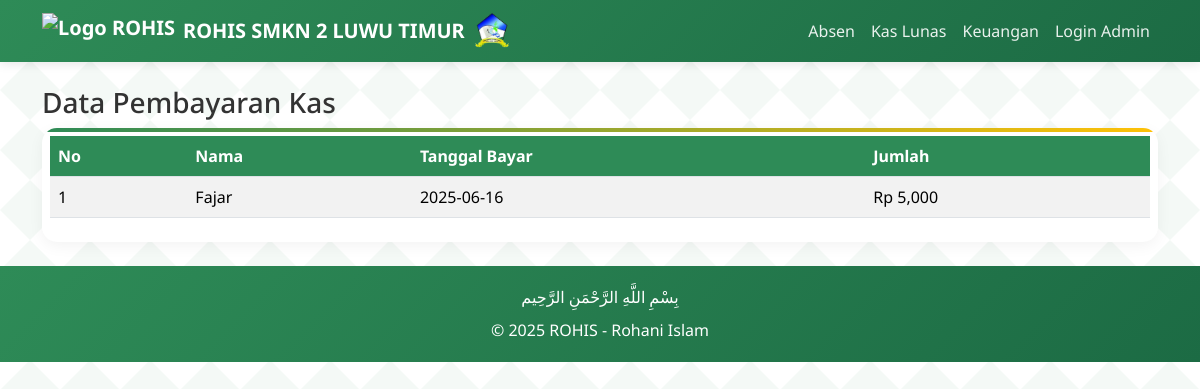
Page /kas_lunas_anggota on the committed database.
### web rohis/main.py (models this page shows)
class Keuangan(db.Model):
    id = db.Column(db.Integer, primary_key=True)
    tanggal = db.Column(db.String(20))
    keterangan = db.Column(db.String(200))
    jenis = db.Column(db.String(10))
    jumlah = db.Column(db.Float)
    catatan = db.Column(db.String(200))  # <-- INI letak field catatan

### web rohis/main.py (the view)
@app.route('/kas_lunas_anggota')
def kas_lunas_anggota():
    kas_data = Keuangan.query.filter_by(jenis='kas').order_by(Keuangan.tanggal.desc()).all()
    return render_template('kas_lunas.html', kas_data=kas_data)

### web rohis/main.py (called while the page is built)
@app.context_processor
def inject_now():
    return {'now': datetime.now()}

### web rohis/templates/kas_lunas.html (shortened to what this page needs)
{% extends 'base.html' %}
{% block content %}
<h3>Data Pembayaran Kas</h3>
<div class="card p-2">
    <div class="table-responsive">
        <table class="table table-striped align-middle">
            <thead>
                <tr>
                    <th>No</th>
                    <th>Nama</th>
                    <th>Tanggal Bayar</th>
                    <th>Jumlah</th>
                </tr>
            </thead>
            <tbody>
                {% for k in kas_data %}
                <tr>
                    <td>{{ loop.index }}</td>
                    <td>{{ k.catatan }}</td>
                    <td>{{ k.tanggal }}</td>
                    <td>Rp {{ "{:,.0f}".format(k.jumlah) }}</td>
                </tr>
                {% endfor %}
            </tbody>
        </table>
    </div>
</div>
{% endblock %}

### web rohis/templates/base.html (style rules this page uses)
:root { --primary-color: #2E8B57; --secondary-color: #1C6B44; --accent-color: #FFC107; --text-color: #333; }
body { font-family: 'Noto Sans', sans-serif; background: var(--bg-pattern); color: var(--text-color); }
.card { border: none; border-radius: 15px; box-shadow: 0 4px 15px rgba(0,0,0,0.05); background: white; position: relative; overflow: hidden; }
.card::before { content: ''; position: absolute; top: 0; left: 0; right: 0; height: 4px; background: linear-gradient(90deg, var(--primary-color), var(--accent-color)); }
.table th { background-color: var(--primary-color); color: white; }

### rows in the picture
Keuangan: catatan "Fajar", tanggal "2025-06-16", jumlah "5,000"
